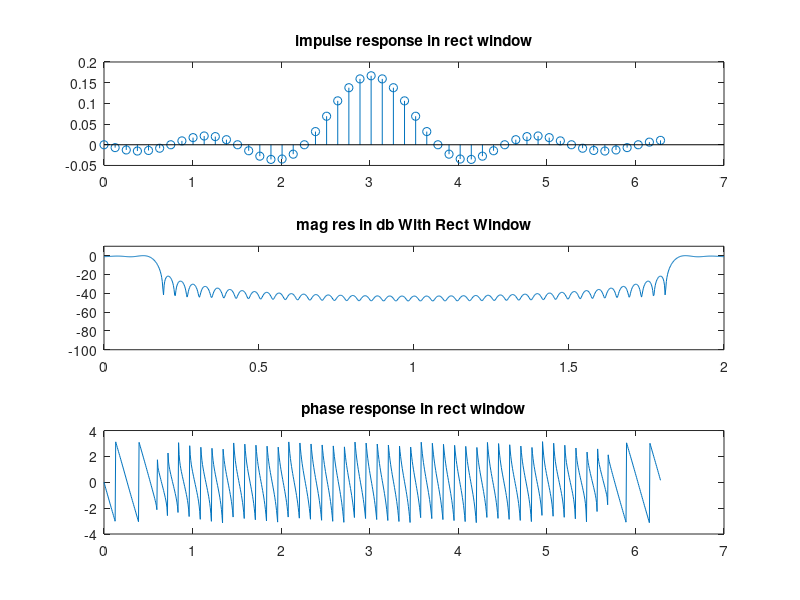
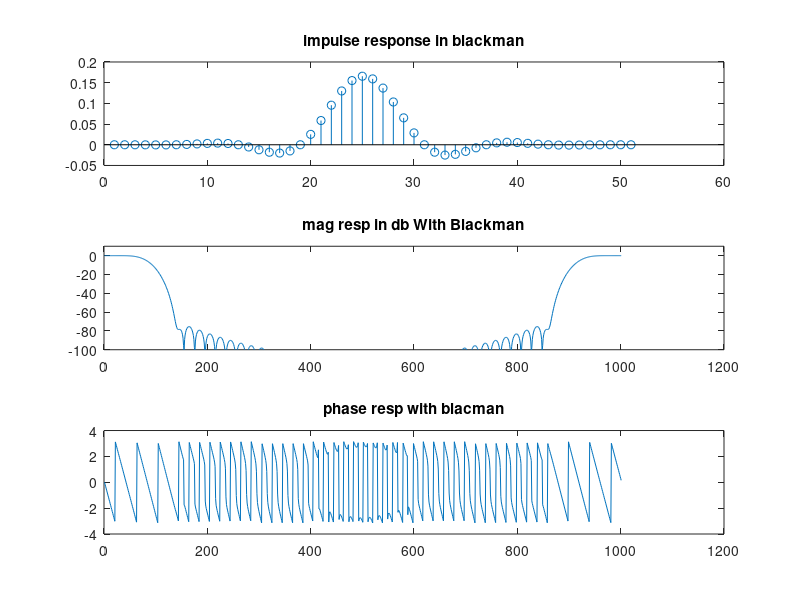
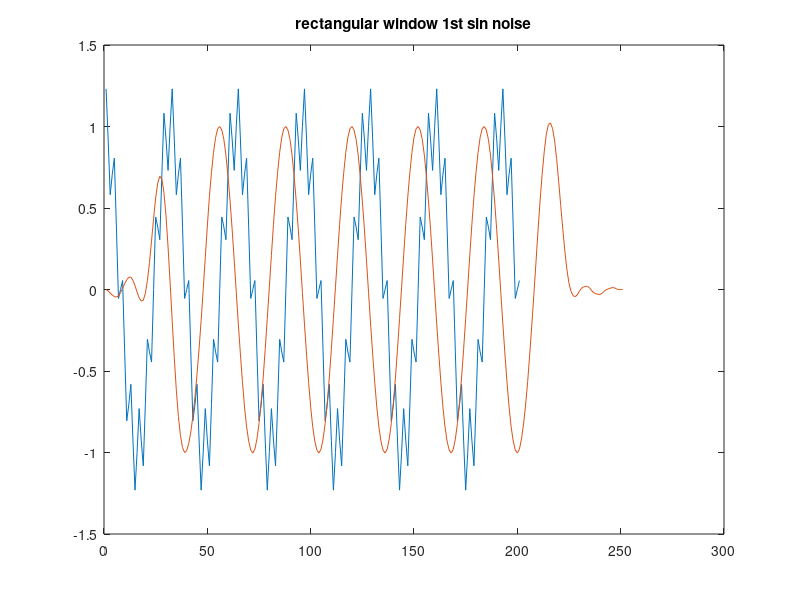
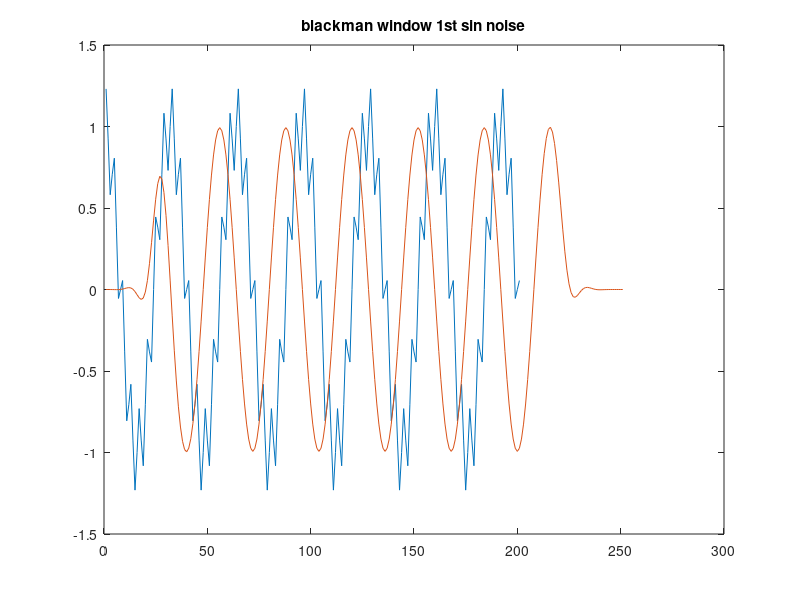

MATLAB code to generate these figures, in order:

% hlpf[n] = sin((n*pi)/6) / n*pi
% hd[n]   = sin((n-nc)*(pi/6)) / (pi*(n-nc))
clear;
%% part a 
N = 51;
n = 1:1:51;
nc = (N-1)/2;
wn = zeros(1,length(n));
for k=1:N
    wn(k) = 1;
end

hdn=zeros(1,length(n));

for k=1:length(n)
    if(k~=nc)
    hdn(k) = (sin((k-nc)*(pi/6))) / (pi*(k-nc));
    else
       hdn(k)=1/6;
    end
end

h1 = hdn.*wn;   

%% part b
Y = fft(h1,1001);
figure(1);
subplot(3,1,1);
stem(linspace(0,2*pi,51),h1);
title('impulse response in rect window');
subplot(3,1,2);
plot(linspace(0,2,1001),mag2db(abs(Y)/max(abs(Y))));
title('mag res in db With Rect Window');
ylim([-100,10]);
subplot(3,1,3);
plot(linspace(0,2*pi,1001),angle(Y));
title('phase response in rect window');

% this is a low pass FIR filter which will have a linear phase.
%% part c

window = blackman(N);
for k=51:length(n)
    window(k) = 0;
end
h2 = hdn.*(window)';

Y2 = fft(h2,1001);
figure(2);
subplot(3,1,1);
stem(h2);
title('impulse response in blackman');
subplot(3,1,2);
plot(mag2db(abs(Y2)/max(abs(Y2))));
ylim([-100,10]);
title('mag resp in db With Blackman');
subplot(3,1,3);
plot(angle(Y2));
title('phase resp with blacman');

%% part d 

% sidelobes levels are more in the rectangular window filter than the blackman
% window filter
% The transition band in retangular window is shorte than in the blackman
% window filter.

%% part e 

n1=1:1:201;
xn=cos(pi*n1/16)+0.25*sin(n1*pi/2);

yn1=conv(xn,h1);
figure(3);
plot(xn);
hold on;
plot(yn1);
hold off;
title('rectangular window 1st sin noise');

yn2=conv(xn,h2);
figure(4);
plot(xn);
hold on;
plot(yn2);
hold off;
title('blackman window 1st sin noise');

x1n=cos(n1*pi/16)+0.25*randn(1,201);

yn11=conv(x1n,h1);
figure(5);
plot(x1n);
hold on;
plot(yn11);
hold off;
title('rectangular window 2nd gaussian noise');

yn12=conv(x1n,h2);
figure(6);
plot(x1n);
hold on;
plot(yn12);
hold off;
title('backman window 2nd gaussian noise');

%% part f
for k=1:length(n)
    h1n(k)=(-1)^k*h1(k);
end
Y = fft(h1n,1001);
figure(7);
subplot(3,1,1)
stem(h1n);
title('impulse response of HPF in rect window');
subplot(3,1,2);
plot(mag2db(abs(Y)./max(abs(Y))));
ylim([-100,10]);
title('mag res in db of HPF in rect window');
subplot(3,1,3);
plot(angle(Y));
title('phase resp of HPF in rect window');

% this is a high pass FIR filter
